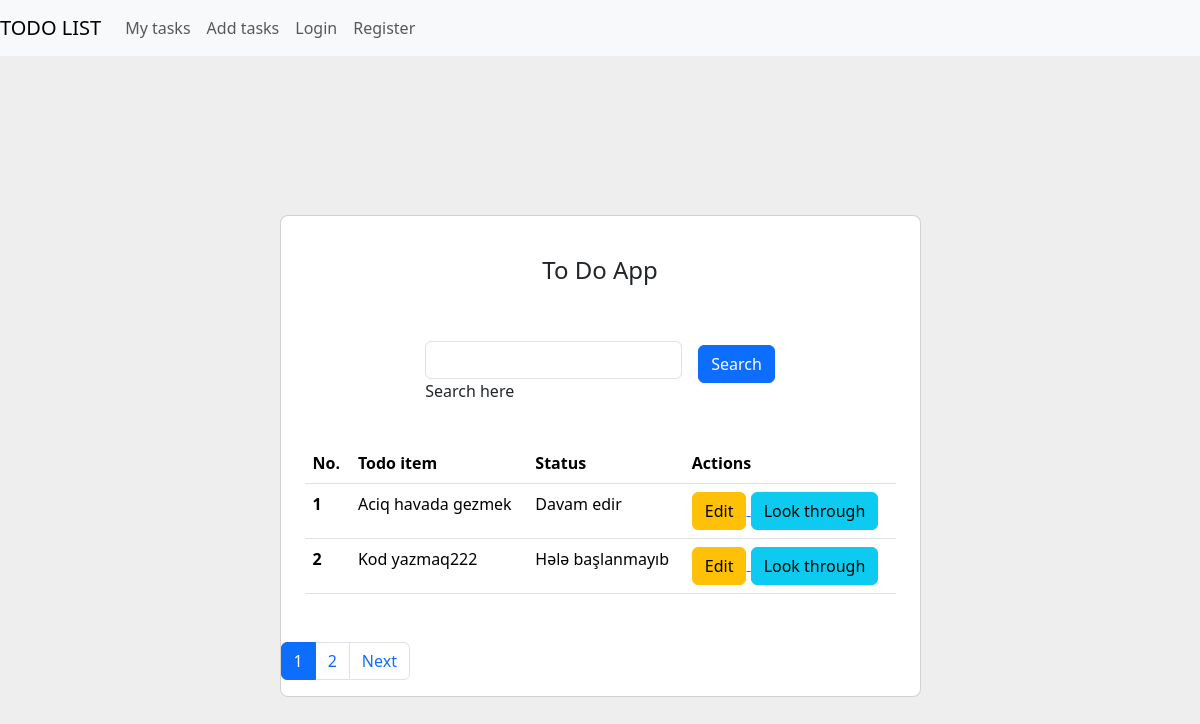
Before: / with the older database file.
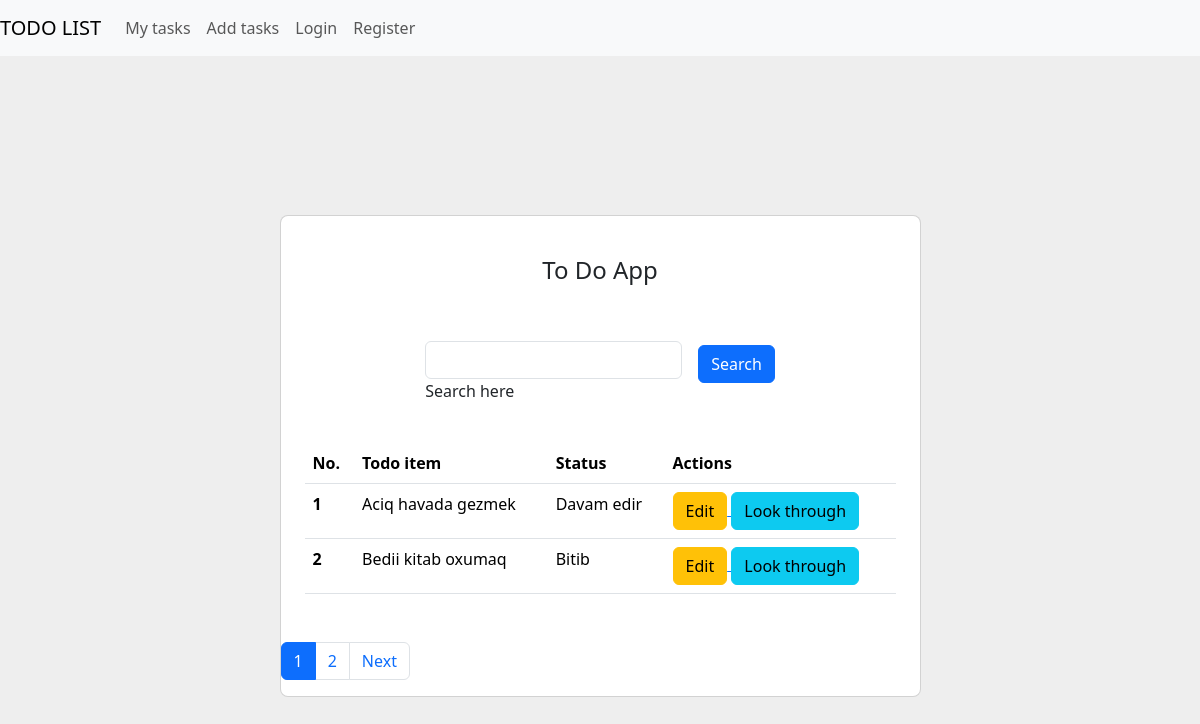
After: the same page with the newer database file.
### todo/models.py (models this page shows, shortened)
class Todo(models.Model):
    name = models.CharField(max_length=255, verbose_name="Ediləcək iş")
    status = models.CharField(max_length=255, choices=CHOICES, verbose_name="Taskin statusu", null=True, blank=True, default="Hələ başlanmayıb")
    add_date = models.DateTimeField(auto_now_add=True)
    update_date = models.DateTimeField(auto_now=True)
    delete_date = models.DateTimeField(null=True, blank=True)
    active = models.BooleanField(default=True)
    class Meta:
        ordering = ("add_date",)
        verbose_name = "Ediləcək iş"
        verbose_name_plural = "Ediləcək işlər"

### todo/views.py (the view, shortened to what this page needs)
# urls.py: path("", index_view, name='index'),
def index_view(request):
    todos = Todo.objects.all()
    my_search_value = request.GET.get("searchValue")
    paginator = Paginator(todos, 2)
    page = request.GET.get('page', 1)
    p = paginator.get_page(page)
    try:
        p = paginator.page(page)
    except PageNotAnInteger:
        p = paginator.page(1)
    except EmptyPage:
        p = paginator.page(paginator.num_pages)
    context = {
        "objects": todos,
        "p": p,
        "search": my_search_value,
    }
    return render(request, "index.html", context)

### templates/index.html (shortened to what this page needs)
<!DOCTYPE html>
<html lang="en">
  <head>
    <link
      href="https://cdn.jsdelivr.net/npm/bootstrap@5.3.2/dist/css/bootstrap.min.css"
      rel="stylesheet"
    />
  </head>
  <body>
  <nav class="navbar navbar-expand-lg navbar-light bg-light">
  <a class="navbar-brand" href="#">TODO LIST</a>
  <div class="collapse navbar-collapse" id="navbarNavDropdown">
    <ul class="navbar-nav">
      <li class="nav-item">
        <a class="nav-link" href="{% url 'todo:index' %}">My tasks</a>
      </li>
      <li class="nav-item">
        <a class="nav-link" href="{% url 'todo:add' %}">Add tasks</a>
      </li>
      <li class="nav-item">
        <a class="nav-link" href="#">Login</a>
      </li>
      <li class="nav-item">
        <a class="nav-link" href="#">Register</a>
      </li>
    </ul>
  </div>
</nav>
    <section class="vh-100" style="background-color: #eee">
      <div class="container py-5 h-100">
        <div class="row d-flex justify-content-center align-items-center h-100">
          <div class="col col-lg-9 col-xl-7">
            <div class="card rounded-3">
              <div class="card-body p-4">
                <h4 class="text-center my-3 pb-3">To Do App</h4>
                <form method="get"
                  class="row row-cols-lg-auto g-3 justify-content-center align-items-center mb-4 pb-2"
                >
                  <div class="col-12">
                    <div class="form-outline">
                      <input type="text" id="form1" class="form-control mt-4" name="searchValue"/>
                      <label class="form-label" for="form1"
                        >Search here</label
                      >
                    </div>
                  </div>
                  <div class="col-12">
                    <button type="submit" class="btn btn-primary">Search</button>
                  </div>
                </form>
                <table class="table mb-4">
                  <thead>
                    <tr>
                      <th scope="col">No.</th>
                      <th scope="col">Todo item</th>
                      <th scope="col">Status</th>
                      <th scope="col">Actions</th>
                    </tr>
                  </thead>
                  <tbody>
                  {% for i in p %}
                    <tr>
                      <th scope="row">{{forloop.counter}}</th>
                      <td>{{i.name}}</td>
                      <td>{{i.status}}</td>
                      <td>
                        <a href="{% url 'todo:edit' i.id %}">
                        <button type="submit" class="btn btn-warning">
                          Edit
                        </button>
                          </a>
                        <a href="{% url 'todo:detail' i.id %}">
                        <button type="submit" class="btn btn-info">
                          Look through
                        </button>
</a>
                      </td>
                    </tr>
                  {% endfor %}
                  </tbody>
                </table>
              </div>
              <div class="text-center">
                  <nav aria-label="Page navigation example" class="text-center">
  <ul class="pagination">
    <li class="page-item active"><a class="page-link" href="?{% if search %}searchValue={{search}}&{% endif %}page={{p.number}}">{{p.number}}</a></li>
    {% if p.has_next %}
    <li class="page-item"><a class="page-link" href="?{% if search %}searchValue={{search}}&{% endif %}page={{p.number|add:'1'}}">{{p.number|add:"1"}}</a></li>
    <li class="page-item"><a class="page-link" href="?{% if search %}searchValue={{search}}&{% endif %}page={{p.number|add:'1'}}">Next</a></li>
    {% endif %}
  </ul>
</nav>
                </div>
            </div>
          </div>
        </div>
      </div>
    </section>
  </body>
</html>

Changed rows visible on the page:
removed Todo: name "Kod yazmaq222", status "Hələ başlanmayıb"
now on this page (row edited): Todo: name "Bedii kitab oxumaq", status "Bitib"
